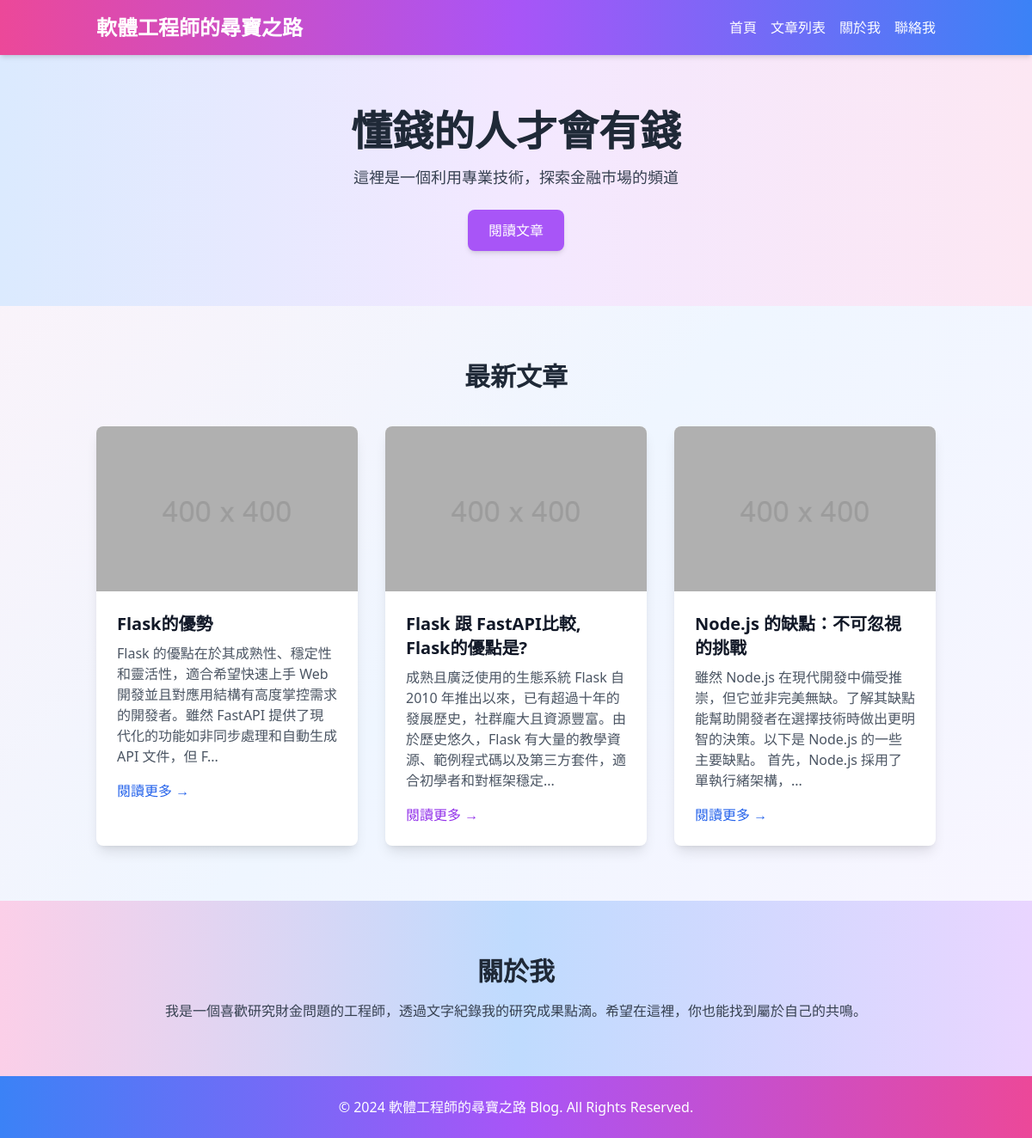
The app's page /, older data.
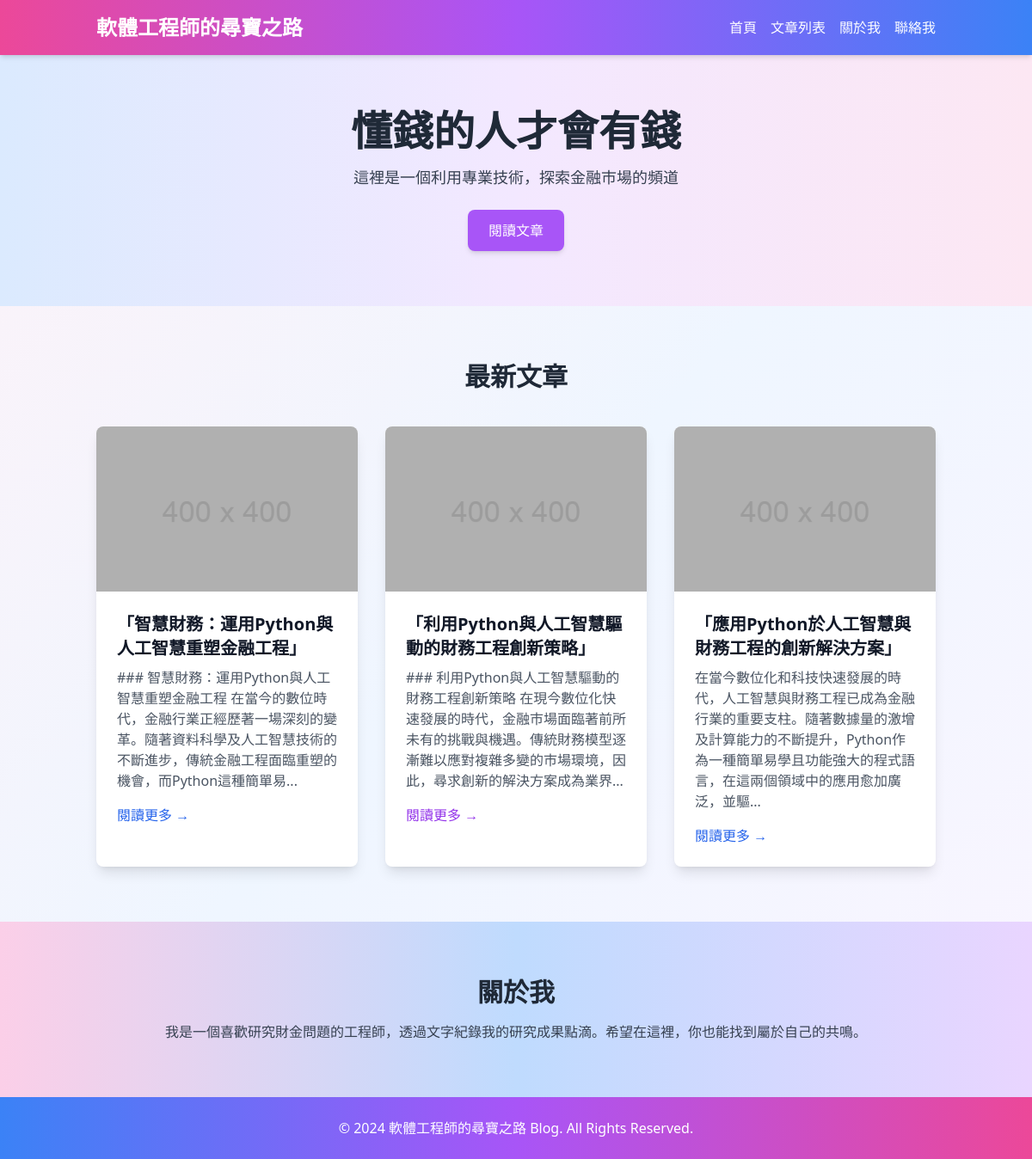
The same page, newer data.
### tables this page shows
CREATE TABLE articles (
            id INTEGER PRIMARY KEY AUTOINCREMENT,
            title TEXT NOT NULL,
            content TEXT NOT NULL
        );

### app.py (the view)
@app.route('/')
def index():
    db = SQLiteTool("my_blog.db")
    articles = db.execute_read_query("SELECT id,title,content FROM articles ORDER BY id DESC")
    db.close_connection()
    articles = list(articles)[:3]
    if len(articles) < 3:
        articles = [
            {
                "image": "B0B0B0.png",
                "title": "no article",
                "description": "no article",
                "link": "#",
                "link_color": random.choice(["purple", "blue", "pink"])
            },
                    {
                "image": "B0B0B0.png",
                "title": "no article",
                "description": "no article",
                "link": "#",
                "link_color": random.choice(["purple", "blue", "pink"])
            },
                    {
                "image": "B0B0B0.png",
                "title": "no article",
                "description": "no article",
                "link": "#",
                "link_color": random.choice(["purple", "blue", "pink"])
            }
        ]
    else:
        articles = [
            {
                "image": "B0B0B0.png",
                "title": article["title"],
                "description": article["content"][:100] + "...",
                "link": "/read_article/" + str(article["id"]),
                "link_color": random.choice(["purple", "blue", "pink"])
            }
            for article in articles
        ]
    return render_template("index.html", articles=articles)

### sqlitetool.py (called while the page is built)
    def execute_read_query(self, query, params=None):
        cursor = self.connection.cursor()
        try:
            if params:
                cursor.execute(query, params)
            else:
                cursor.execute(query)
            result = cursor.fetchall()
            column_names = [description[0] for description in cursor.description]
            json_objects = []
            for row in result:
                json_object = dict(zip(column_names, row))
                json_objects.append(json_object)
            return json_objects
        except Error as e:
            print(f"查詢失敗: {e}")
            return None

    def close_connection(self):
        if self.connection:
            self.connection.close()
            print("資料庫連接已關閉")

### templates/index.html (shortened to what this page needs)
<!DOCTYPE html>
<html lang="en">
<head>
  <script src="https://cdn.tailwindcss.com"></script>
</head>
<body class="bg-gradient-to-br from-pink-50 via-blue-50 to-purple-50 text-gray-800 font-sans">
  <header class="bg-gradient-to-r from-pink-500 via-purple-500 to-blue-500 text-white shadow-md sticky top-0 z-10">
    <div class="container mx-auto flex items-center justify-between py-4 px-6">
      <h1 class="text-2xl font-bold">軟體工程師的尋寶之路</h1>
      <nav class="space-x-4 hidden md:flex">
        <a href="/" class="hover:underline">首頁</a>
        <a href="/list_article/1" class="hover:underline">文章列表</a>
        <a href="/about" class="hover:underline">關於我</a>
        <a href="/contact" class="hover:underline">聯絡我</a>
      </nav>
    </div>
  </header>
  <section class="bg-gradient-to-r from-blue-100 via-purple-100 to-pink-100 py-16">
    <div class="container mx-auto text-center px-6">
      <h2 class="text-4xl md:text-5xl font-bold text-gray-800 leading-tight">懂錢的人才會有錢</h2>
      <p class="mt-4 text-gray-700 text-lg">這裡是一個利用專業技術，探索金融市場的頻道</p>
      <a href="/list_article" class="mt-6 inline-block bg-purple-500 text-white px-6 py-3 rounded-lg shadow-md hover:bg-purple-600 transition">閱讀文章</a>
    </div>
  </section>
  <section id="articles" class="py-16">
    <div class="container mx-auto px-6">
      <h3 class="text-3xl font-bold text-gray-800 text-center">最新文章</h3>
      <div class="grid grid-cols-1 md:grid-cols-2 lg:grid-cols-3 gap-8 mt-10">
        {% for article in articles %}
        <div class="bg-white shadow-lg rounded-lg overflow-hidden hover:scale-105 transform transition">
          <img src="{{ url_for('static', filename=article.image) }}" alt="文章圖片" class="w-full h-48 object-cover">
          <div class="p-6">
            <h4 class="text-xl font-bold text-gray-900">{{ article.title }}</h4>
            <p class="mt-2 text-gray-600">{{ article.description }}</p>
            <a href="{{ article.link }}" class="mt-4 inline-block text-{{ article.link_color }}-600 hover:text-{{ article.link_color }}-800">閱讀更多 →</a>
          </div>
        </div>
        {% endfor %}
      </div>
    </div>
  </section>
  <section id="about" class="bg-gradient-to-r from-pink-200 via-blue-200 to-purple-200 py-16">
    <div class="container mx-auto text-center px-6">
      <h3 class="text-3xl font-bold text-gray-800">關於我</h3>
      <p class="mt-4 text-gray-700">我是一個喜歡研究財金問題的工程師，透過文字紀錄我的研究成果點滴。希望在這裡，你也能找到屬於自己的共鳴。</p>
    </div>
  </section>
  <footer class="bg-gradient-to-r from-blue-500 via-purple-500 to-pink-500 text-white py-6">
    <div class="container mx-auto text-center px-6">
      <p>© 2024 軟體工程師的尋寶之路 Blog. All Rights Reserved.</p>
    </div>
  </footer>
</body>
</html>

Row changes from the older to the newer data that the page shows:
removed articles: title "Flask的優勢", description "Flask 的優點在於其成熟性、穩定性和靈活性，適合希望快速上手 Web 開發並且對應用結構有高度掌控需求的開發者。雖然 FastAPI 提供了現代化的功能如非同步處理和自動生成 API 文件，但 F..."
removed articles: title "Flask 跟 FastAPI比較, Flask的優點是?", description "成熟且廣泛使用的生態系統 Flask 自 2010 年推出以來，已有超過十年的發展歷史，社群龐大且資源豐富。由於歷史悠久，Flask 有大量的教學資源、範例程式碼以及第三方套件，適合初學者和對框架穩定..."
removed articles: title "Node.js 的缺點：不可忽視的挑戰", description "雖然 Node.js 在現代開發中備受推崇，但它並非完美無缺。了解其缺點能幫助開發者在選擇技術時做出更明智的決策。以下是 Node.js 的一些主要缺點。 首先，Node.js 採用了單執行緒架構，..."
added articles: title "「智慧財務：運用Python與人工智慧重塑金融工程」", description "### 智慧財務：運用Python與人工智慧重塑金融工程 在當今的數位時代，金融行業正經歷著一場深刻的變革。隨著資料科學及人工智慧技術的不斷進步，傳統金融工程面臨重塑的機會，而Python這種簡單易..."
added articles: title "「利用Python與人工智慧驅動的財務工程創新策略」", description "### 利用Python與人工智慧驅動的財務工程創新策略 在現今數位化快速發展的時代，金融市場面臨著前所未有的挑戰與機遇。傳統財務模型逐漸難以應對複雜多變的市場環境，因此，尋求創新的解決方案成為業界..."
added articles: title "「應用Python於人工智慧與財務工程的創新解決方案」", description "在當今數位化和科技快速發展的時代，人工智慧與財務工程已成為金融行業的重要支柱。隨著數據量的激增及計算能力的不斷提升，Python作為一種簡單易學且功能強大的程式語言，在這兩個領域中的應用愈加廣泛，並驅..."
